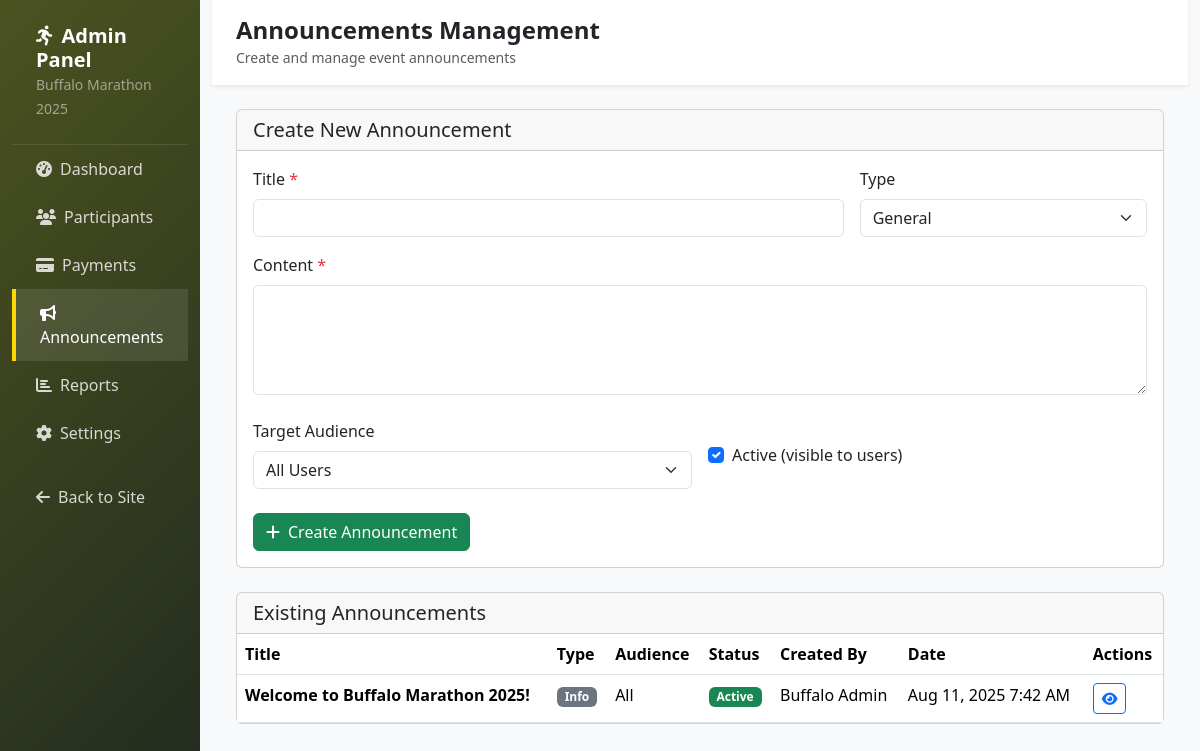
The page /admin/announcements.php (signed in) on the database its author committed.
### tables this page shows
CREATE TABLE announcements (
    id INT AUTO_INCREMENT PRIMARY KEY,
    title VARCHAR(255) NOT NULL,
    content TEXT NOT NULL,
    type ENUM('info', 'important', 'urgent', 'success', 'warning') DEFAULT 'info',
    target_audience ENUM('all', 'registered', 'unregistered', 'admins') DEFAULT 'all',
    is_active BOOLEAN DEFAULT TRUE,
    show_on_homepage BOOLEAN DEFAULT FALSE,
    show_on_dashboard BOOLEAN DEFAULT TRUE,
    
     
    published_at DATETIME,
    expires_at DATETIME,
    
     
    created_by INT NOT NULL,
    
    created_at TIMESTAMP DEFAULT CURRENT_TIMESTAMP,
    updated_at TIMESTAMP DEFAULT CURRENT_TIMESTAMP ON UPDATE CURRENT_TIMESTAMP,
    
    FOREIGN KEY (created_by) REFERENCES users(id) ON DELETE CASCADE,
    
    INDEX idx_active (is_active),
    INDEX idx_type (type),
    INDEX idx_target (target_audience),
    INDEX idx_published (published_at),
    INDEX idx_expires (expires_at)
);

CREATE TABLE users (
    id INT AUTO_INCREMENT PRIMARY KEY,
    first_name VARCHAR(100) NOT NULL,
    last_name VARCHAR(100) NOT NULL,
    email VARCHAR(255) UNIQUE NOT NULL,
    phone VARCHAR(25),
    date_of_birth DATE,
    gender ENUM('Male', 'Female', 'Other'),
    nationality VARCHAR(100) DEFAULT 'Zambian',
    password VARCHAR(255) NOT NULL,
    role ENUM('user', 'admin', 'staff') DEFAULT 'user',
    status ENUM('active', 'inactive', 'suspended') DEFAULT 'active',
    email_verified BOOLEAN DEFAULT FALSE,
    verification_token VARCHAR(255),
    reset_token VARCHAR(255),
    reset_expires DATETIME,
    last_login DATETIME,
    login_attempts INT DEFAULT 0,
    lockout_until DATETIME NULL,
    created_at TIMESTAMP DEFAULT CURRENT_TIMESTAMP,
    updated_at TIMESTAMP DEFAULT CURRENT_TIMESTAMP ON UPDATE CURRENT_TIMESTAMP,
    
    INDEX idx_email (email),
    INDEX idx_role (role),
    INDEX idx_status (status),
    INDEX idx_verification (verification_token),
    INDEX idx_reset (reset_token)
);

### includes/functions.php (called while the page is built, shortened)
<?php
function formatDateTime($datetime, $format = 'M j, Y g:i A') {
    try {
        if (is_string($datetime)) {
            $dt = new DateTime($datetime);
        } elseif ($datetime instanceof DateTime) {
            $dt = $datetime;
        } else {
            return '';
        }
        return $dt->format($format);
    } catch (Exception $e) {
        error_log("Error formatting datetime: " . $e->getMessage());
        return $datetime;
    }
}
?>

### admin/announcements.php (the view, shortened to what this page needs)
<?php
require_once '../includes/functions.php';
$announcements = [];
try {
    $db = getDB();
    $stmt = $db->query("
        SELECT a.*, u.first_name, u.last_name
        FROM announcements a
        JOIN users u ON a.created_by = u.id
        ORDER BY a.created_at DESC
    ");
    $announcements = $stmt->fetchAll();
} catch (Exception $e) {
    error_log("Announcements fetch error: " . $e->getMessage());
}
?>
<!DOCTYPE html>
<html lang="en">
<head>
    <link href="https://cdn.jsdelivr.net/npm/bootstrap@5.3.2/dist/css/bootstrap.min.css" rel="stylesheet">
    <link href="https://cdnjs.cloudflare.com/ajax/libs/font-awesome/6.5.1/css/all.min.css" rel="stylesheet">
</head>
<body>
    <div class="container-fluid">
        <div class="row">
            <div class="col-md-3 col-lg-2 admin-sidebar">
                <div class="sidebar-brand">
                    <h5 class="text-white fw-bold mb-0"><i class="fas fa-running me-2"></i>Admin Panel</h5>
                    <small class="text-white-50">Buffalo Marathon 2025</small>
                </div>
                <nav class="sidebar-nav">
                    <ul class="nav flex-column">
                        <li class="nav-item"><a class="nav-link" href="/admin/"><i class="fas fa-tachometer-alt me-2"></i>Dashboard</a></li>
                        <li class="nav-item"><a class="nav-link" href="/admin/participants.php"><i class="fas fa-users me-2"></i>Participants</a></li>
                        <li class="nav-item"><a class="nav-link" href="/admin/payments.php"><i class="fas fa-credit-card me-2"></i>Payments</a></li>
                        <li class="nav-item"><a class="nav-link active" href="/admin/announcements.php"><i class="fas fa-bullhorn me-2"></i>Announcements</a></li>
                        <li class="nav-item"><a class="nav-link" href="/admin/reports.php"><i class="fas fa-chart-bar me-2"></i>Reports</a></li>
                        <li class="nav-item"><a class="nav-link" href="/admin/settings.php"><i class="fas fa-cog me-2"></i>Settings</a></li>
                        <li class="nav-item mt-3"><a class="nav-link" href="/dashboard.php"><i class="fas fa-arrow-left me-2"></i>Back to Site</a></li>
                    </ul>
                </nav>
            </div>
            <div class="col-md-9 col-lg-10 main-content">
                <div class="d-flex justify-content-between align-items-center py-3 px-4 bg-white shadow-sm">
                    <div>
                        <h4 class="text-army-green fw-bold mb-0">Announcements Management</h4>
                        <small class="text-muted">Create and manage event announcements</small>
                    </div>
                </div>
                <div class="p-4">
                    <div class="card mb-4">
                        <div class="card-header"><h5 class="mb-0">Create New Announcement</h5></div>
                        <div class="card-body">
                            <form method="POST">
                                <div class="row g-3">
                                    <div class="col-md-8">
                                        <label for="title" class="form-label">Title <span class="text-danger">*</span></label>
                                        <input type="text" class="form-control" id="title" name="title" required>
                                    </div>
                                    <div class="col-md-4">
                                        <label for="type" class="form-label">Type</label>
                                        <select class="form-select" id="type" name="type">
                                            <option value="general">General</option>
                                        </select>
                                    </div>
                                </div>
                                <div class="mt-3">
                                    <label for="content" class="form-label">Content <span class="text-danger">*</span></label>
                                    <textarea class="form-control" id="content" name="content" rows="4" required></textarea>
                                </div>
                                <div class="row g-3 mt-2">
                                    <div class="col-md-6">
                                        <label for="target_audience" class="form-label">Target Audience</label>
                                        <select class="form-select" id="target_audience" name="target_audience">
                                            <option value="all">All Users</option>
                                        </select>
                                    </div>
                                    <div class="col-md-6">
                                        <div class="form-check mt-4">
                                            <input class="form-check-input" type="checkbox" id="is_active" name="is_active" checked>
                                            <label class="form-check-label" for="is_active">Active (visible to users)</label>
                                        </div>
                                    </div>
                                </div>
                                <div class="mt-4">
                                    <button type="submit" class="btn btn-success"><i class="fas fa-plus me-2"></i>Create Announcement</button>
                                </div>
                            </form>
                        </div>
                    </div>
                    <div class="card">
                        <div class="card-header"><h5 class="mb-0">Existing Announcements</h5></div>
                        <div class="card-body p-0">
                            <div class="table-responsive">
                                <table class="table table-hover mb-0">
                                    <thead class="bg-light">
                                        <tr>
                                            <th>Title</th>
                                            <th>Type</th>
                                            <th>Audience</th>
                                            <th>Status</th>
                                            <th>Created By</th>
                                            <th>Date</th>
                                            <th>Actions</th>
                                        </tr>
                                    </thead>
                                    <tbody>
                                        <?php foreach ($announcements as $announcement): ?>
                                            <tr>
                                                <td><strong><?php echo htmlspecialchars($announcement['title']); ?></strong></td>
                                                <td><span class="badge bg-secondary"><?php echo ucfirst($announcement['type']); ?></span></td>
                                                <td><?php echo ucfirst(str_replace('_', ' ', $announcement['target_audience'])); ?></td>
                                                <td>
                                                    <?php if ($announcement['is_active']): ?>
                                                        <span class="badge bg-success">Active</span>
                                                    <?php else: ?>
                                                        <span class="badge bg-secondary">Inactive</span>
                                                    <?php endif; ?>
                                                </td>
                                                <td><?php echo htmlspecialchars($announcement['first_name'] . ' ' . $announcement['last_name']); ?></td>
                                                <td><?php echo formatDateTime($announcement['created_at']); ?></td>
                                                <td>
                                                    <button class="btn btn-sm btn-outline-primary" data-bs-toggle="modal" data-bs-target="#viewModal<?php echo $announcement['id']; ?>">
                                                        <i class="fas fa-eye"></i>
                                                    </button>
                                                </td>
                                            </tr>
                                        <?php endforeach; ?>
                                    </tbody>
                                </table>
                            </div>
                        </div>
                    </div>
                </div>
            </div>
        </div>
    </div>
</body>
</html>

### admin/announcements.php (style rules this page uses)
:root { --army-green: #4B5320; --army-green-dark: #222B1F; --gold: #FFD700; }
.admin-sidebar { background: linear-gradient(135deg, var(--army-green), var(--army-green-dark)); min-height: 100vh; }
.sidebar-brand { padding: 1.5rem; border-bottom: 1px solid rgba(255,255,255,0.1); }
.sidebar-nav .nav-link { color: rgba(255,255,255,0.8); padding: 0.75rem 1.5rem; transition: all 0.3s ease; }
.sidebar-nav .nav-link:hover, .sidebar-nav .nav-link.active { color: white; background: rgba(255,255,255,0.1); border-left: 4px solid var(--gold); }
.main-content { background: #f8f9fa; min-height: 100vh; }

### rows shown on the page
announcements: title "Welcome to Buffalo Marathon 2025!", type "Info", target_audience "All", is_active "Active", created_by.last_name "Buffalo Admin", created_at "Aug 11, 2025 7:42 AM"
